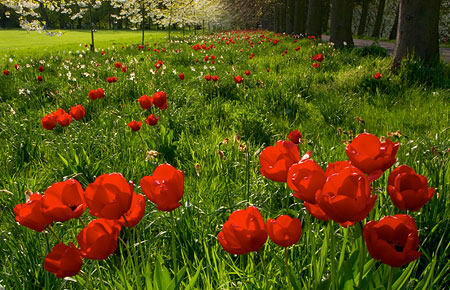
#> input picture img/flowers.jpg, 450 x 290 px
$ jupyter execute --allow-errors task_image_segmentation.ipynb
#> lines starting #> are read from the running program, lines starting #| are printed output that depends on the picture; after the words box and inside, x2 and y2 are one past the last pixel; in counts of white or black regions, pixels touching at a corner belong together
## Image Segmentation
Image Segmentation is the process by which a digital image is partitioned into various subgroups (of pixels) called Image Objects, which can reduce the complexity of the image, and thus analyzing the image becomes simpler.

we have the following techniques for image segmentation:
* Threshold Method
* Edge Based Segmentation
* Region Based Segmentation
* Clustering Based Segmentation
* Watershed Based Method
* Artificial Neural Network Based Segmentation

Segment images. Upload one notebook with all solutions.

- flowers.jpg
- gecko.png
- rice.tif
- beans.png
- blobs.png
- chips.png
- coffee.png
- dowels.tif

[cell 1]
import cv2
import matplotlib.pyplot as plt
import numpy as np
import seaborn as sns

flowers = cv2.imread("../../img/flowers.jpg")
#> flowers is the input picture: shape (290, 450, 3); mean B, G, R 16.7, 79.6, 89.9
gecko = cv2.imread("../../img/gecko.png")
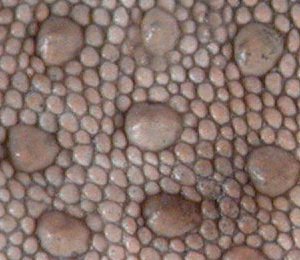
#> input picture img/gecko.png, 300 x 260 px
#> gecko is the input picture: shape (260, 300, 3); mean B, G, R 108.6, 116.3, 137.6
rice = cv2.imread("../../img/rice.tif")
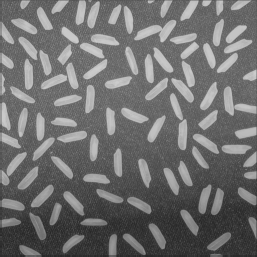
#> input picture img/rice.tif, 257 x 257 px
#> rice is the input picture: shape (257, 257, 3); min 40, max 205, mean 111
beans = cv2.imread("../../img/beans.png")
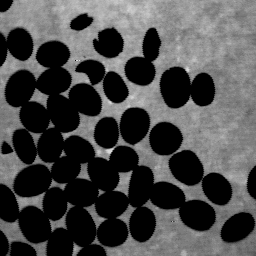
#> input picture img/beans.png, 256 x 256 px
#> beans is the input picture: shape (256, 256, 3); min 0, max 220, mean 73.3
blobs = cv2.imread("../../img/blobs.png")
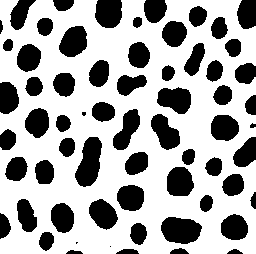
#> input picture img/blobs.png, 256 x 254 px
#> blobs is the input picture: shape (254, 256, 3); 65.8% white; 64 black regions (3 under 20 px), largest, box (x1, y1, x2, y2) and area: (75, 137, 102, 187) 902, (161, 217, 202, 244) 858, (157, 87, 191, 114) 676
chips = cv2.imread("../../img/chips.png")
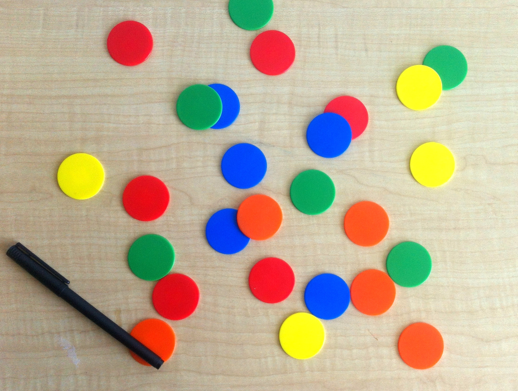
#> input picture img/chips.png, 518 x 391 px
#> chips is the input picture: shape (391, 518, 3); mean B, G, R 148.1, 173.3, 188.3
coffee = cv2.imread("../../img/coffee.png")
dowels = cv2.imread("../../img/dowels.tif")

# converte as imagens pra RGB
flowers = cv2.cvtColor(flowers, cv2.COLOR_BGR2RGB)
gecko = cv2.cvtColor(gecko, cv2.COLOR_BGR2RGB)
rice = cv2.cvtColor(rice, cv2.COLOR_BGR2RGB)
beans = cv2.cvtColor(beans, cv2.COLOR_BGR2RGB)
blobs = cv2.cvtColor(blobs, cv2.COLOR_BGR2RGB)
chips = cv2.cvtColor(chips, cv2.COLOR_BGR2RGB)
#> (the rest of this cell did not finish here and is left out)

[cell 2]
def segment_image(image: np.ndarray) -> np.ndarray:
    """
    Segmenta a imagem em regiões de cor semelhante usando o algoritmo de k-means.
    """

    # reshape a imagem para uma lista de pixels
    pixels = image.reshape((-1, 3))
    pixels = np.float32(pixels)

    # define os critérios de parada e o número de clusters
    criteria = (cv2.TERM_CRITERIA_EPS + cv2.TERM_CRITERIA_MAX_ITER, 100, 0.2)
    k = 3

    # aplica o k-means
    _, labels, centers = cv2.kmeans(pixels, k, None, criteria, 10, cv2.KMEANS_RANDOM_CENTERS)
#> centers = [[124.2, 138.3, 39.13], [173.4, 32.4, 5.26], [49.94, 63.64, 8.86]]

    # converte os centros de volta para uint8
    centers = np.uint8(centers)
#> centers = [[124, 138, 39], [173, 32, 5], [49, 63, 8]]

    # substitui os rótulos pelos centros
    segmented_image = centers[labels.flatten()]

    # reshape a imagem segmentada de volta para a forma original
    segmented_image = segmented_image.reshape(image.shape)
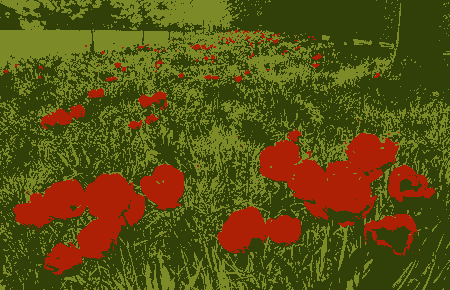
#> segmented_image: shape (290, 450, 3); mean R, G, B 89.2, 79.1, 16.2

    return segmented_image

[cell 3]
def plot_comparison(original: np.ndarray, segmented: np.ndarray) -> None:
    plt.figure(figsize=(10, 5))
    plt.subplot(1, 2, 1)
    plt.imshow(original)
    plt.title("Imagem Original")
    plt.axis("off")

    plt.subplot(1, 2, 2)
    plt.imshow(segmented)
    plt.title("Imagem Segmentada")
    plt.axis("off")

    plt.show()

[cell 4]
plot_comparison(flowers, segment_image(flowers))
plot_comparison(gecko, segment_image(gecko))
#> in segment_image (call 2), `_, labels, centers = cv2.kmeans(pixels, k, None, criteria, 10, cv2.KME..`: centers = [[167.5, 146.7, 139.8], [99.86, 78.22, 69.69], [134.6, 113, 105.3]]
#> in segment_image (call 2), `centers = np.uint8(centers)`: centers = [[167, 146, 139], [99, 78, 69], [134, 113, 105]]
#> in segment_image (call 2), `segmented_image = segmented_image.reshape(image.shape)`:
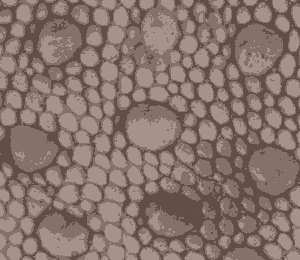
#> segmented_image: shape (260, 300, 3); mean R, G, B 137, 116, 108.1
plot_comparison(rice, segment_image(rice))
#> in segment_image (call 3), `_, labels, centers = cv2.kmeans(pixels, k, None, criteria, 10, cv2.KME..`: centers = [[61.81, 61.81, 61.81], [105.4, 105.4, 105.4], [176.3, 176.3, 176.3]]
#> in segment_image (call 3), `centers = np.uint8(centers)`: centers = [[61, 61, 61], [105, 105, 105], [176, 176, 176]]
#> in segment_image (call 3), `segmented_image = segmented_image.reshape(image.shape)`:
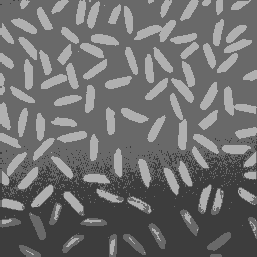
#> segmented_image: shape (257, 257, 3); min 61, max 176, mean 110.5
plot_comparison(beans, segment_image(beans))
#> in segment_image (call 4), `_, labels, centers = cv2.kmeans(pixels, k, None, criteria, 10, cv2.KME..`: centers = [[119.9, 119.9, 119.9], [2.49, 2.49, 2.49], [154.2, 154.2, 154.2]]
#> in segment_image (call 4), `centers = np.uint8(centers)`: centers = [[119, 119, 119], [2, 2, 2], [154, 154, 154]]
#> in segment_image (call 4), `segmented_image = segmented_image.reshape(image.shape)`:
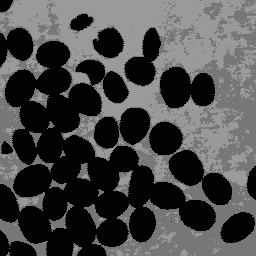
#> segmented_image: shape (256, 256, 3); min 2, max 154, mean 72.8
plot_comparison(blobs, segment_image(blobs))
plot_comparison(chips, segment_image(chips))
#> in segment_image (call 6), `_, labels, centers = cv2.kmeans(pixels, k, None, criteria, 10, cv2.KME..`: centers = [[23.81, 109.3, 136.7], [237.3, 54.64, 41.45], [204.1, 194.6, 161.3]]
#> in segment_image (call 6), `centers = np.uint8(centers)`: centers = [[23, 109, 136], [237, 54, 41], [204, 194, 161]]
#> in segment_image (call 6), `segmented_image = segmented_image.reshape(image.shape)`:
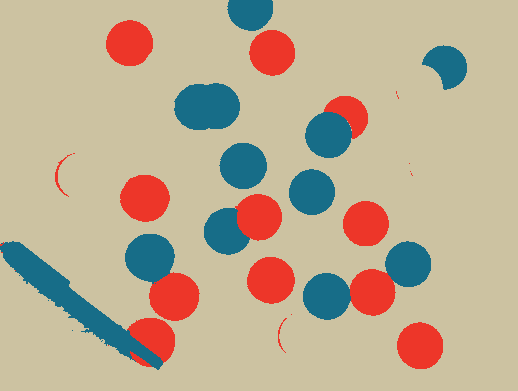
#> segmented_image: shape (391, 518, 3); mean R, G, B 188.2, 172.7, 147.7
